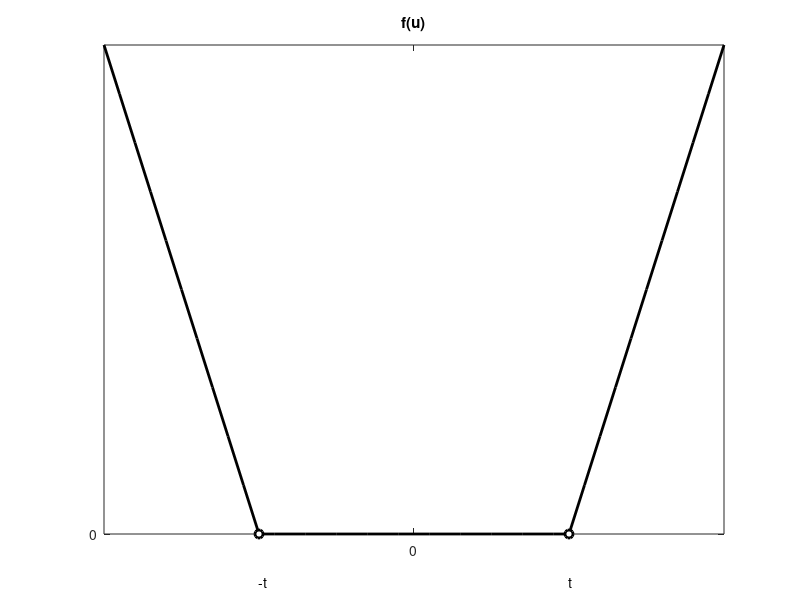

Write the MATLAB code that produced this figure.
u=-2:0.1:2;
y=[];
t=1;
for i=1:length(u)
    if abs(u(i))<t
        y=[y,0];
    else
        y=[y,abs(u(i))-t];
    end
end
plot(u,y,'k','linewidth',2)
hold on
plot(-t,0,'ok','markerfacecolor','w','linewidth',2)
plot(t,0,'ok','markerfacecolor','w','linewidth',2)
hold off
xticks([0])
yticks([0])
text(-t,0-.1,'-t')
text(t,0-.1,'t')
title('f(u)')
set(gcf,'color','w')